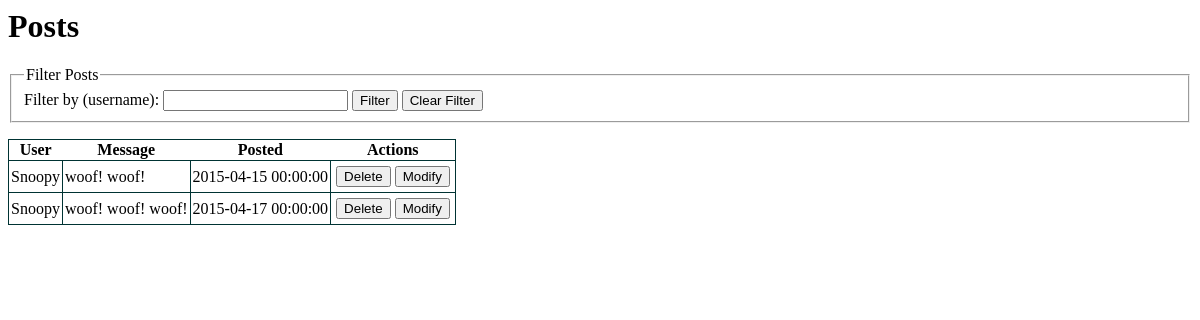
The app's page /posts.php?username=snoopy with its own data.
### tables this page shows
CREATE TABLE posts (
	id INT NOT NULL PRIMARY KEY AUTO_INCREMENT,
	user_id INT NOT NULL,
	message VARCHAR (255) NOT NULL,
	posted TIMESTAMP DEFAULT CURRENT_TIMESTAMP ON UPDATE CURRENT_TIMESTAMP,
	FOREIGN KEY (user_id) REFERENCES users(id)
);

CREATE TABLE users (
	id INT NOT NULL PRIMARY KEY AUTO_INCREMENT,
	username VARCHAR (50) NOT NULL,
	password VARCHAR (50) NOT NULL,
	name VARCHAR(100) NOT NULL,
	email VARCHAR(100) NOT NULL,
	gender VARCHAR (1) NOT NULL,
	species VARCHAR (100) NOT NULL DEFAULT 'human',
	age INT NOT NULL,
	UNIQUE(username)
);

### Dao.php (called while the page is built, shortened)
<?php
class Dao {
  private $dbname = "marissa";
  private $host ="localhost";
  private $database = "marissa";
  private $password = "mysqlpass";
  private function getConnection()
  {
    $conn = new PDO("mysql:dbname={$this->dbname};host={$this->host};",
      "$this->database", "$this->password");
    $conn->setAttribute(PDO::ATTR_ERRMODE, PDO::ERRMODE_EXCEPTION);
    return $conn;
  }
  public function filterPostsByKey($key, $value)
  {
    $conn = $this->getConnection();
  	$stmt = $conn->prepare("SELECT u.name, p.message, p.posted FROM posts AS p
							JOIN users AS u ON p.user_id = u.id
              WHERE $key = :value");
    $stmt->bindParam(":value", $value);
    $stmt->execute();
    return $stmt;
  }
}
?>

### posts.php (the view, shortened to what this page needs)
<?php
require_once('Dao.php');
try
{
  $dao = new Dao();
  if(isset($_GET['username']))
  {
    $username = filter_var($_GET['username'], FILTER_SANITIZE_STRING);
    $posts = $dao->filterPostsByKey("username", $username);
  }
  else {
    $posts = $dao->getPostsJoinUserName();
  }
} catch (PDOException $e) {
  echo "<p>Failed to retrieve posts.</p>";
  die;
}
?>
<html>
<head>
  <link rel="stylesheet" type="text/css" href="style.css">
</head>
<body>
  <h1>Posts</h1>
  <form name="messageFilter" action="handler.php" method="GET">
    <fieldset>
      <legend>Filter Posts</legend>
      <label for="username">Filter by (username):</label>
      <input type="text" id="username" name="username" />
      <input type="submit" name="filterButton" value="Filter" />
      <?php if(isset($_GET['username'])) {  ?>
        <input type="submit" name="clearFilter" value="Clear Filter" />
      <?php } ?>
    </fieldset>
  </form>
  <table>
    <thead>
      <tr><th>User</th><th>Message</th><th>Posted</th><th>Actions</th></tr>
    </thead>
    <tbody>
      <?php foreach($posts as $post) { ?>
      <tr>
        <td><?= $post['name']; ?></td>
        <td><?= $post['message']; ?></td>
        <td><?= $post['posted']; ?></td>
        <td>
          <form name="postForm" action="handler.php" method="POST">
            <span>
              <input type="submit" name="deleteButton" value="Delete">
              <input type="submit" name="modifyButton" value="Modify">
            </span>
          </form>
        </td>
      </tr>
    <?php } ?>
    </tbody>
  </table>
</body>
</html>

### style.css (style rules this page uses)
table, tr, td { border: 1px solid #003333; border-collapse: collapse; }
td { padding: 2px; vertical-align: middle; }
td > form { margin: 3px; }

### records on screen
posts: user.name "Snoopy", message "woof! woof!", posted "2015-04-15 00:00:00"
posts: user.name "Snoopy", message "woof! woof! woof!", posted "2015-04-17 00:00:00"
